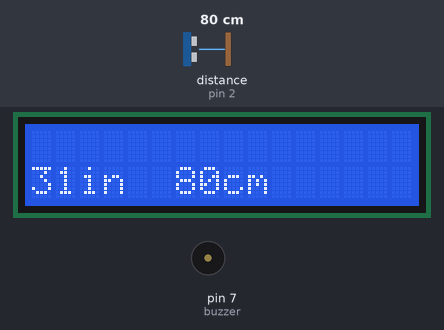
Simulated run of this sketch. Board: Arduino Uno, built with avr-gcc and run on an emulated ATmega328P. Parts: 16×2 character LCD, buzzer (waves = sounding, pin HIGH). Wiring (inferred from the names in the program): ultrasonic range finder: trigger pin 3; echo pin 2. The test bench sets the inputs (shaded band); at power-on: distance to the obstacle (sensor on pin 2) 80 cm. The echo pulse lasts 58.3 µs per cm; pins used as bus, display or sensor lines are not drawn.

Above: at 1.2 s.
1.3 s: distance to the obstacle (sensor on pin 2) set to 17 cm
At 3.7 s:
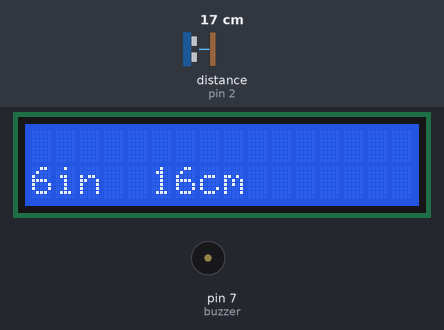
4.5 s: distance to the obstacle (sensor on pin 2) set to 14 cm
At 5.4 s:
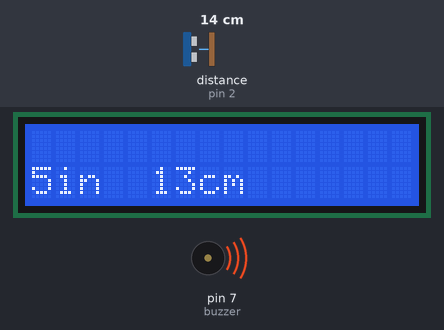
8.6 s: distance to the obstacle (sensor on pin 2) set to 2 cm
At 9.9 s:
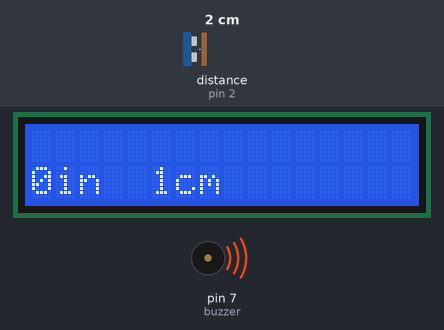
12.6 s: distance to the obstacle (sensor on pin 2) set to 18 cm
At 13.5 s:
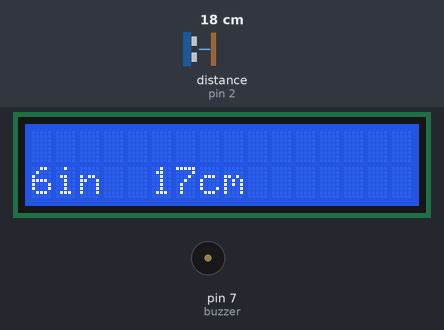
Timing chart, 0 to 15.6 s (numbered marks = the images above; inputs shaded):
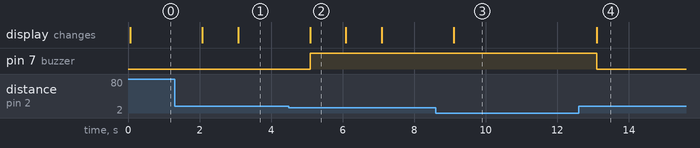

The sketch:

buzzerultrasonic.ino
```cpp
/*void setup() {
  // put your setup code here, to run once:

}

void loop() {
  // put your main code here, to run repeatedly:

}*/
#include <LiquidCrystal.h>

const int trigPin = 3;
const int echoPin = 2;
const int buzzer = 7;

LiquidCrystal lcd(8, 9, 4, 5, 6, 12);

void setup() {
  // put your setup code here, to run once:
  lcd.begin(16, 2);
  lcd.setCursor(0, 0);
  pinMode(buzzer, OUTPUT);
}

void loop() {
  // put your main code here, to run repeatedly:
  long duration, inches, cm;
  lcd.setCursor(0, 1);

  digitalWrite(buzzer, LOW);

  pinMode(trigPin, OUTPUT);
  digitalWrite(trigPin, LOW);
  delayMicroseconds(2);

  digitalWrite(trigPin, HIGH);
  delayMicroseconds(10);
  digitalWrite(trigPin, LOW);

  pinMode(echoPin, INPUT);
  duration = pulseIn(echoPin, HIGH);

  inches = microsecondsToInches(duration);
  cm = microsecondsToCentimeters(duration);

  lcd.print(inches);
  lcd.println("in");

  lcd.print(cm);
  lcd.println("cm");

  if(inches < 6)
  {
    digitalWrite(buzzer, HIGH);
  }
  else
  {
    digitalWrite(buzzer, LOW);
  }

  delay(1000);
}

long microsecondsToInches(long microseconds)
{
  return microseconds / 74 / 2;
}

long microsecondsToCentimeters(long microseconds)
{
   return microseconds / 29 / 2;
}
```

Measured:
- the behaviour switches between 16 and 15 cm on distance to the obstacle (sensor on pin 2) (found by bisection; images 1 and 2)
- after the input at 1.3 s, the display: first changes after 0.78 s (image 1 shows a later state)
- after the input at 4.5 s, pin 7 (buzzer): LOW → HIGH after 0.59 s; the display: changes after 0.59 s (image 2)
- after the input at 8.6 s, the display: changes after 0.50 s (image 3)
- after the input at 12.6 s, pin 7 (buzzer): HIGH → LOW after 0.51 s; the display: changes after 0.51 s (image 4)
- what the display in image 2 shows lasts 1.0 s, from 5.1 s to 6.1 s
